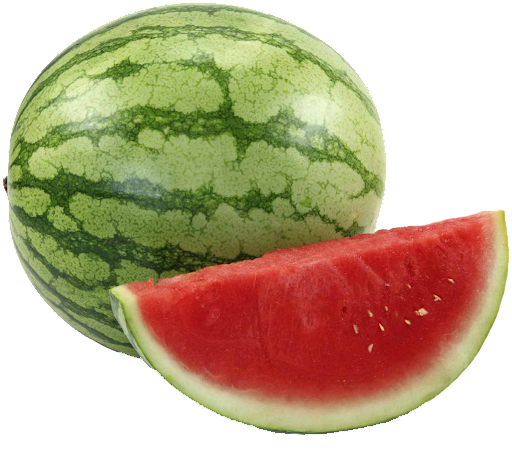
#> input picture Modules/unnamed.png, 512 x 454 px
$ python external_modules.py
#> lines starting #> are read from the running program, lines starting #| are printed output that depends on the picture; pictures that were not available may be replaced by others from this repository, and a replacement may not be noted
from math import sin, cos, tan, pi
import os
from urllib import request
from PIL import Image

# 1
# [51 lines left out: functions ex1, ex2, ex3, ex4, not called in this run]

# ex4("unnamed.png")

# 5
def ex5(fn1, fn2):
#> called with fn1 = 'unnamed.png', fn2 = 'new.png'
    with Image.open(fn1) as img1, Image.open(fn2) as img2:
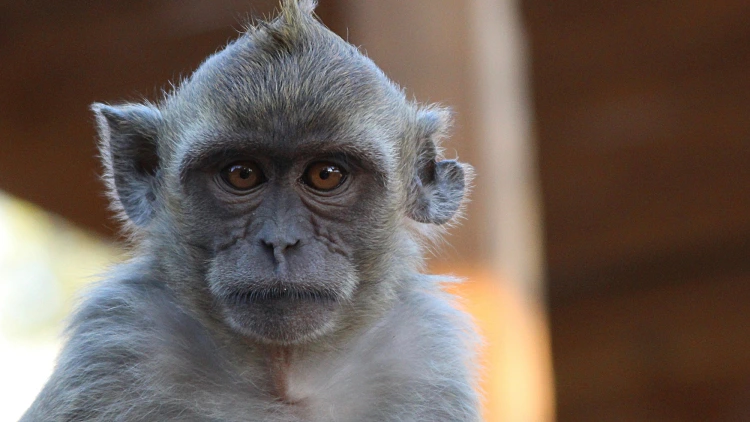
#> input picture Modules/webp/903140184.webp, 750 x 422 px, given in place of new.png, which was not available
#> img1 is the input picture: PIL image 512x454 RGBA; mean R, G, B, A 143.6, 125.6, 95.4, 164.3
#> img2 is the input picture: PIL image 750x422 RGB; mean R, G, B 109.2, 95.2, 86.9
        great_image = Image.new("RGB", (1000, 1000))
#> great_image: PIL image 1000x1000 RGB; every value is 0
        w = img1.width
#> w = 512
        h = img1.height
#> h = 454
        great_image.paste(img2 , (0, 0))
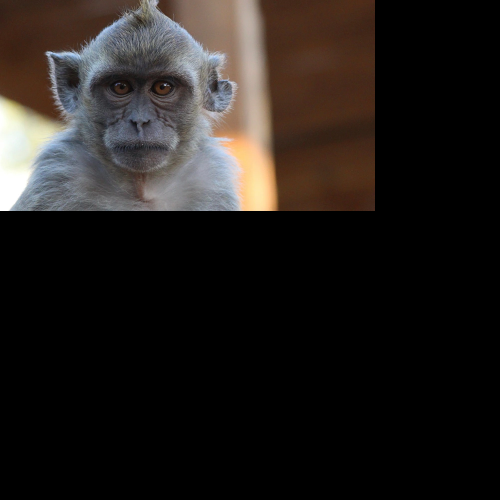
#> great_image: PIL image 1000x1000 RGB (shown at 1/2 size); mean R, G, B 34.6, 30.1, 27.5
        great_image.paste(img1, (w, 0))
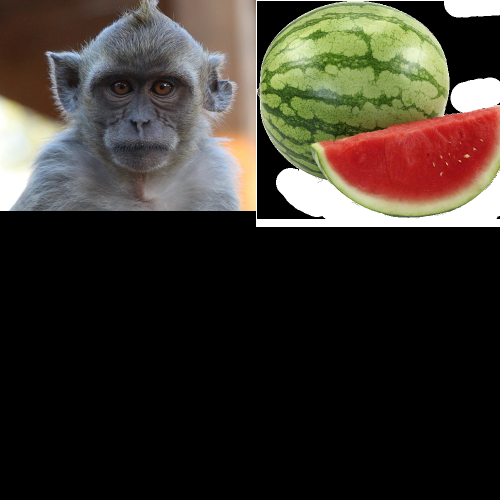
#> great_image: PIL image 1000x1000 RGB (shown at 1/2 size); mean R, G, B 57.9, 52.1, 44.5
        great_image.paste(img1, (0, h))
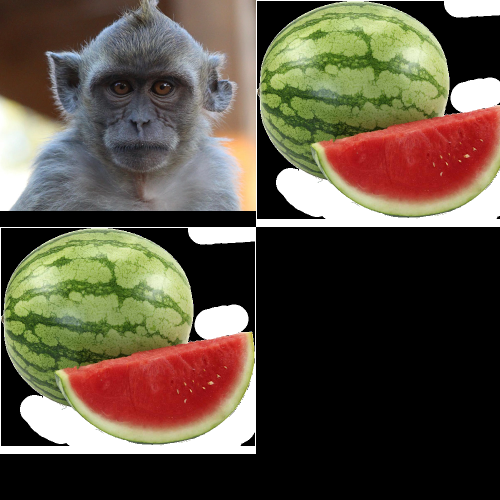
#> great_image: PIL image 1000x1000 RGB (shown at 1/2 size); mean R, G, B 91.2, 81.3, 66.6
        great_image.paste(img2, (w, h))
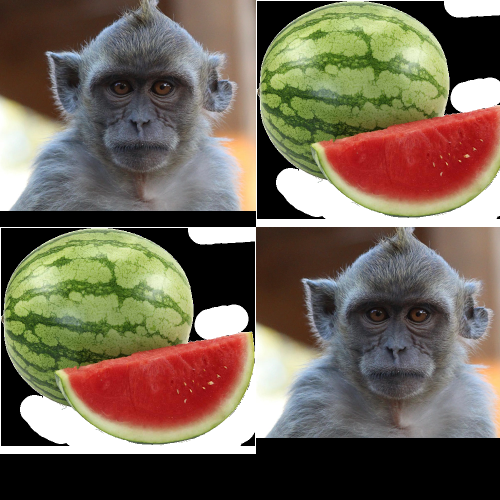
#> great_image: PIL image 1000x1000 RGB (shown at 1/2 size); mean R, G, B 115.2, 104, 88.8
        great_image.show()

ex5("unnamed.png", "new.png")
